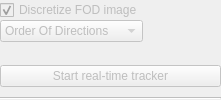
            <widget class="QFrame" name="StartTracker">
             <property name="enabled">
              <bool>false</bool>
             </property>
             <property name="sizePolicy">
              <sizepolicy hsizetype="Preferred" vsizetype="Fixed">
               <horstretch>0</horstretch>
               <verstretch>0</verstretch>
              </sizepolicy>
             </property>
             <layout class="QVBoxLayout" name="verticalLayout_2">
              <property name="spacing">
               <number>0</number>
              </property>
              <property name="leftMargin">
               <number>0</number>
              </property>
              <property name="topMargin">
               <number>0</number>
              </property>
              <property name="rightMargin">
               <number>0</number>
              </property>
              <property name="bottomMargin">
               <number>0</number>
              </property>
              <item>
               <layout class="QGridLayout" name="gridLayout_4">
                <property name="spacing">
                 <number>0</number>
                </property>
                <item row="2" column="1">
                 <spacer name="horizontalSpacer">
                  <property name="orientation">
                   <enum>Qt::Horizontal</enum>
                  </property>
                  <property name="sizeHint" stdset="0">
                   <size>
                    <width>78</width>
                    <height>20</height>
                   </size>
                  </property>
                 </spacer>
                </item>
                <item row="1" column="0" rowspan="2">
                 <widget class="QComboBox" name="FOD_orderOfDirections">
                  <item>
                   <property name="text">
                    <string>Order Of Directions</string>
                   </property>
                  </item>
                  <item>
                   <property name="text">
                    <string>XYZ</string>
                   </property>
                  </item>
                  <item>
                   <property name="text">
                    <string>XYz</string>
                   </property>
                  </item>
                  <item>
                   <property name="text">
                    <string>XyZ</string>
                   </property>
                  </item>
                  <item>
                   <property name="text">
                    <string>Xyz</string>
                   </property>
                  </item>
                  <item>
                   <property name="text">
                    <string>xYZ</string>
                   </property>
                  </item>
                  <item>
                   <property name="text">
                    <string>xYz</string>
                   </property>
                  </item>
                  <item>
                   <property name="text">
                    <string>xyZ</string>
                   </property>
                  </item>
                  <item>
                   <property name="text">
                    <string>xyz</string>
                   </property>
                  </item>
                  <item>
                   <property name="text">
                    <string>XZY</string>
                   </property>
                  </item>
                  <item>
                   <property name="text">
                    <string>XZy</string>
                   </property>
                  </item>
                  <item>
                   <property name="text">
                    <string>XzY</string>
                   </property>
                  </item>
                  <item>
                   <property name="text">
                    <string>Xzy</string>
                   </property>
                  </item>
                  <item>
                   <property name="text">
                    <string>xZY</string>
                   </property>
                  </item>
                  <item>
                   <property name="text">
                    <string>xZy</string>
                   </property>
                  </item>
                  <item>
                   <property name="text">
                    <string>xzY</string>
                   </property>
                  </item>
                  <item>
                   <property name="text">
                    <string>xzy</string>
                   </property>
                  </item>
                  <item>
                   <property name="text">
                    <string>YXZ</string>
                   </property>
                  </item>
                  <item>
                   <property name="text">
                    <string>YXz</string>
                   </property>
                  </item>
                  <item>
                   <property name="text">
                    <string>YxZ</string>
                   </property>
                  </item>
                  <item>
                   <property name="text">
                    <string>Yxz</string>
                   </property>
                  </item>
                  <item>
                   <property name="text">
                    <string>yXZ</string>
                   </property>
                  </item>
                  <item>
                   <property name="text">
                    <string>yXz</string>
                   </property>
                  </item>
                  <item>
                   <property name="text">
                    <string>yxZ</string>
                   </property>
                  </item>
                  <item>
                   <property name="text">
                    <string>yxz</string>
                   </property>
                  </item>
                  <item>
                   <property name="text">
                    <string>YZX</string>
                   </property>
                  </item>
                  <item>
                   <property name="text">
                    <string>YZx</string>
                   </property>
                  </item>
                  <item>
                   <property name="text">
                    <string>YzX</string>
                   </property>
                  </item>
                  <item>
                   <property name="text">
                    <string>Yzx</string>
                   </property>
                  </item>
                  <item>
                   <property name="text">
                    <string>yZX</string>
                   </property>
                  </item>
                  <item>
                   <property name="text">
                    <string>yZx</string>
                   </property>
                  </item>
                  <item>
                   <property name="text">
                    <string>yzX</string>
                   </property>
                  </item>
                  <item>
                   <property name="text">
                    <string>yzx</string>
                   </property>
                  </item>
                  <item>
                   <property name="text">
                    <string>ZYX</string>
                   </property>
                  </item>
                  <item>
                   <property name="text">
                    <string>ZYx</string>
                   </property>
                  </item>
                  <item>
                   <property name="text">
                    <string>ZyX</string>
                   </property>
                  </item>
                  <item>
                   <property name="text">
                    <string>Zyx</string>
                   </property>
                  </item>
                  <item>
                   <property name="text">
                    <string>zYX</string>
                   </property>
                  </item>
                  <item>
                   <property name="text">
                    <string>zYx</string>
                   </property>
                  </item>
                  <item>
                   <property name="text">
                    <string>zyX</string>
                   </property>
                  </item>
                  <item>
                   <property name="text">
                    <string>zyx</string>
                   </property>
                  </item>
                  <item>
                   <property name="text">
                    <string>ZXY</string>
                   </property>
                  </item>
                  <item>
                   <property name="text">
                    <string>ZXy</string>
                   </property>
                  </item>
                  <item>
                   <property name="text">
                    <string>ZxY</string>
                   </property>
                  </item>
                  <item>
                   <property name="text">
                    <string>Zxy</string>
                   </property>
                  </item>
                  <item>
                   <property name="text">
                    <string>zXY</string>
                   </property>
                  </item>
                  <item>
                   <property name="text">
                    <string>zXy</string>
                   </property>
                  </item>
                  <item>
                   <property name="text">
                    <string>zxY</string>
                   </property>
                  </item>
                  <item>
                   <property name="text">
                    <string>zxy</string>
                   </property>
                  </item>
                 </widget>
                </item>
                <item row="0" column="0">
                 <widget class="QCheckBox" name="FOD_discretization">
                  <property name="text">
                   <string>Discretize FOD image</string>
                  </property>
                  <property name="checked">
                   <bool>true</bool>
                  </property>
                 </widget>
                </item>
                <item row="0" column="1" rowspan="2">
                 <spacer name="horizontalSpacer_2">
                  <property name="orientation">
                   <enum>Qt::Horizontal</enum>
                  </property>
                  <property name="sizeHint" stdset="0">
                   <size>
                    <width>78</width>
                    <height>20</height>
                   </size>
                  </property>
                 </spacer>
                </item>
               </layout>
              </item>
              <item>
               <spacer name="verticalSpacer_3">
                <property name="orientation">
                 <enum>Qt::Vertical</enum>
                </property>
                <property name="sizeHint" stdset="0">
                 <size>
                  <width>20</width>
                  <height>20</height>
                 </size>
                </property>
               </spacer>
              </item>
              <item>
               <widget class="QPushButton" name="push_start">
                <property name="text">
                 <string>Start real-time tracker</string>
                </property>
               </widget>
              </item>
              <item>
               <spacer name="verticalSpacer_2">
                <property name="orientation">
                 <enum>Qt::Vertical</enum>
                </property>
                <property name="sizeType">
                 <enum>QSizePolicy::Fixed</enum>
                </property>
                <property name="sizeHint" stdset="0">
                 <size>
                  <width>20</width>
                  <height>10</height>
                 </size>
                </property>
               </spacer>
              </item>
              <item>
               <widget class="Line" name="line_3">
                <property name="orientation">
                 <enum>Qt::Horizontal</enum>
                </property>
               </widget>
              </item>
             </layout>
            </widget>
